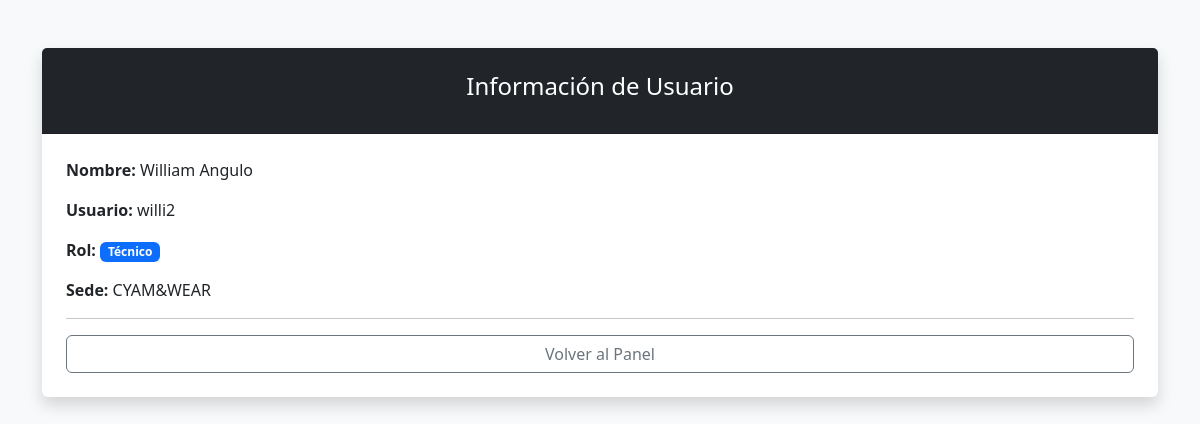
Page /perfil (signed in) on the committed database.
### app/database.py (models this page shows)
class User(Base):
    __tablename__ = "users"
    id = Column(Integer, primary_key=True, index=True)
    username = Column(String, unique=True, index=True)
    password = Column(String)
    role = Column(String)
    nombre_completo = Column(String(150))
    sucursal_id = Column(Integer, ForeignKey("sucursales.id"), nullable=True)
    sucursal = relationship("Sucursal", back_populates="usuarios", lazy='joined')
    ordenes_asignadas = relationship("ServiceOrder", back_populates="tecnico")

class Sucursal(Base):
    __tablename__ = "sucursales"
    id = Column(Integer, primary_key=True, index=True)
    nombre_sucursal = Column(String(100), unique=True, nullable=False)
    direccion = Column(String(200), nullable=True) # Nuevo campo
    usuarios = relationship("User", back_populates="sucursal")
    ordenes = relationship("ServiceOrder", back_populates="sucursal")

### app/main.py (the view)
@app.get("/perfil", response_class=HTMLResponse)
async def profile_page(request: Request, db: Session = Depends(get_db)):
    user = db.query(database.User).filter(database.User.id == current_user_id).first()
    return templates.TemplateResponse("perfil.html", {"request": request, "user": user})

### app/templates/perfil.html (shortened to what this page needs)
<!DOCTYPE html>
<html lang="es">
<head>
    <link href="https://cdn.jsdelivr.net/npm/bootstrap@5.3.0/dist/css/bootstrap.min.css" rel="stylesheet">
</head>
<body class="bg-light">
    <div class="container mt-5">
        <div class="card shadow border-0 max-width: 600px; margin: auto;">
            <div class="card-header bg-dark text-white text-center py-4">
                <h4>Información de Usuario</h4>
            </div>
            <div class="card-body p-4">
                <div class="mb-3"><strong>Nombre:</strong> {{ user.nombre_completo }}</div>
                <div class="mb-3"><strong>Usuario:</strong> {{ user.username }}</div>
                <div class="mb-3"><strong>Rol:</strong> <span class="badge bg-primary">{{ user.role }}</span></div>
                <div class="mb-3"><strong>Sede:</strong> {{ user.sucursal.nombre_sucursal }}</div>
                <hr>
                <a href="/" class="btn btn-outline-secondary w-100">Volver al Panel</a>
            </div>
        </div>
    </div>
</body>
</html>

### rows in the picture
User: nombre_completo "William Angulo", username "willi2", role "Técnico"
Sucursal: sucursal.nombre_sucursal "CYAM&WEAR"
